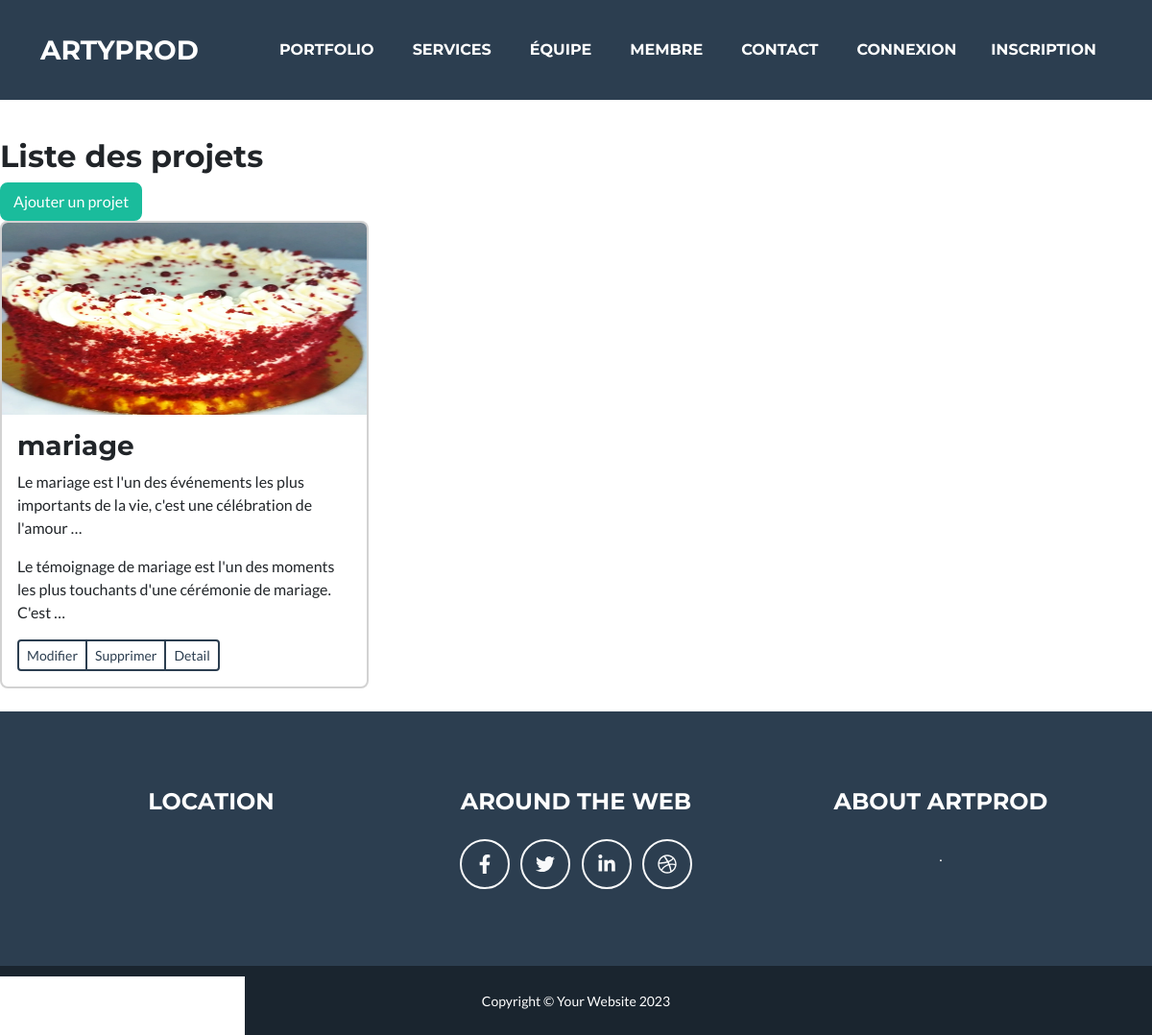
The page /arty/listeProjets/ on the database its author committed.
### arty/models.py (models this page shows, shortened)
class Project(models.Model):
    nom = models.CharField(max_length=100)
    description = models.TextField()
    date_creation = models.DateTimeField(default=datetime.now)
    image = models.ImageField(upload_to='images/')
    temoignage = models.TextField()

### arty/views.py (the view)
# urls.py: path('listeProjets/', views.listeProjets, name='listeProjets'),
def listeProjets(request):
    projets = Project.objects.all()
    return render(request, 'portfolio/listeProjets.html', {'projets': projets})

### arty/templates/portfolio/listeProjets.html
{% extends 'a.html' %}
{% block content %}
  <br/><br/><br/><br/><br/><br/>
   <h2>Liste des projets</h2>
   <a href="{% url 'ajoutProjet' %}" class="btn btn-primary">Ajouter un projet</a>
  {% if projets %}
    <div class="row">
      {% for projet in projets %}
        <div class="col-md-4">
          <div class="card mb-4">
            <img src="{{ projet.image.url }}" class="card-img-top" height="200px" alt="{{ projet.nom }}" >
            <div class="card-body">
              <h3 class="card-title">{{ projet.nom }}</h3>
              <p class="card-text ">{{ projet.description|truncatechars:100 }}</p>
              <p class="card-text ">{{ projet.temoignage|truncatechars:100 }}</p>
              <div class="d-flex justify-content-between align-items-center">
                <div class="btn-group">
                  <a href="{% url 'modifierProjet' projet.id %}" class="btn btn-sm btn-outline-secondary">Modifier</a>
                  <a href="{% url 'supprimerProjet' projet.id %}" class="btn btn-sm btn-outline-secondary">Supprimer</a>
                  <a href="{% url 'detail_projet' projet.id %}" class="btn btn-sm btn-outline-secondary">Detail</a>
                </div>
              </div>
            </div>
          </div>
        </div>
      {% endfor %}
    </div>
  {% else %}
    <p>Aucun projet n'a été ajouté pour le moment.</p>
  {% endif %}
{% endblock %}

### rows shown on the page
Project: image (picture), nom "mariage", description "Le mariage est l'un des événements les plus importants de la vie, c'est une célébration de l'amour …", temoignage "Le témoignage de mariage est l'un des moments les plus touchants d'une cérémonie de mariage. C'est …"
